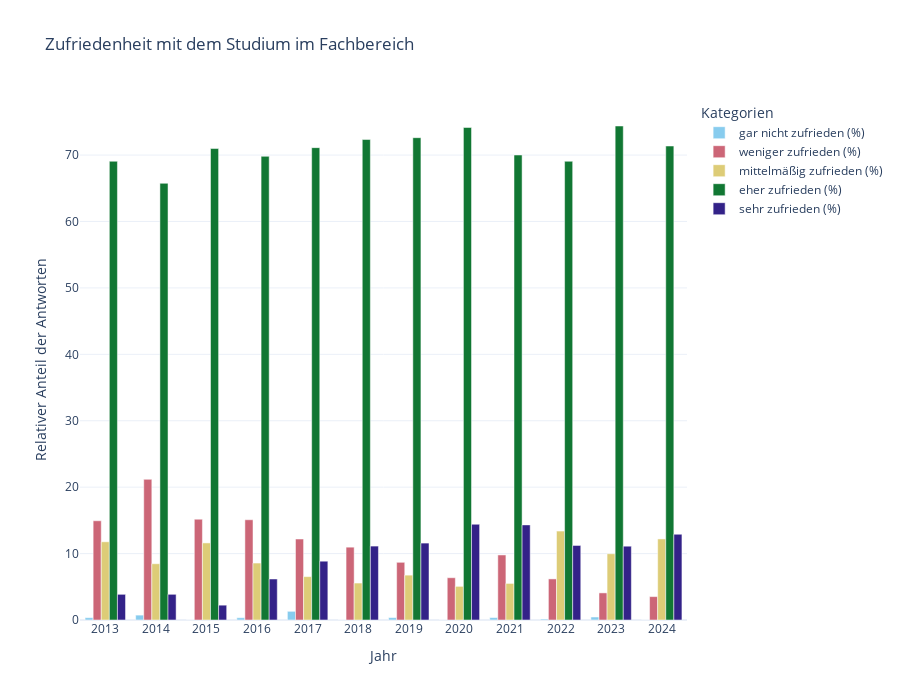

Here is the notebook cell this chart was saved with:
### Code cell
# Reihenfolge der Kategorien festlegen
category_order = [
    'gar nicht zufrieden (%)', 
    'weniger zufrieden (%)', 
    'mittelmäßig zufrieden (%)', 
    'eher zufrieden (%)', 
    'sehr zufrieden (%)'
]

# DataFrame umwandeln für Plotly
df_melted = df_rel.reset_index().melt(id_vars="Jahr", var_name="Category", value_name="sum")
df_melted.rename(columns={"index": "Jahr"}, inplace=True)

# Sicherstellen, dass 'Category' eine kategorische Variable mit der richtigen Reihenfolge ist
df_melted['Category'] = pd.Categorical(df_melted['Category'], categories=category_order, ordered=True)

# Sortiere den DataFrame nach Jahr und Category
df_melted = df_melted.sort_values(by=['Jahr', 'Category'])

# Gestapeltes Balkendiagramm mit Plotly erstellen
fig = px.bar(df_melted, x="Jahr", 
             y="sum", 
             color="Category", 
             title="Zufriedenheit mit dem Studium im Fachbereich", 
             color_discrete_sequence=px.colors.qualitative.Safe, 
             template="plotly_white", 
             barmode="group",
             labels={
                 'Jahr': 'Jahr', 
                 'sum': 'Relativer Anteil der Antworten',
                 'Category': 'Kategorien'
             })
fig.update_layout(height=700)
# Diagramm anzeigen
fig.show()

### Figure 1 — Plotly figure (JSON) as saved in the notebook; plotly's stock layout.template omitted (floating-point values rounded to 4 significant figures)
{"data": [{"alignmentgroup": "True", "hovertemplate": "Kategorien=gar nicht zufrieden (%)<br>Jahr=%{x}<br>Relativer Anteil der Antworten=%{y}<extra></extra>", "legendgroup": "gar nicht zufrieden (%)", "marker": {"color": "rgb(136, 204, 238)", "pattern": {"shape": ""}}, "name": "gar nicht zufrieden (%)", "offsetgroup": "gar nicht zufrieden (%)", "orientation": "v", "showlegend": true, "textposition": "auto", "type": "bar", "x": ["2013", "2014", "2015", "2016", "2017", "2018", "2019", "2020", "2021", "2022", "2023", "2024"], "xaxis": "x", "y": [0.3515, 0.7366, 0.0, 0.3431, 1.306, 0.0, 0.3619, 0.0, 0.3672, 0.1439, 0.4535, 0.0], "yaxis": "y"}, {"alignmentgroup": "True", "hovertemplate": "Kategorien=weniger zufrieden (%)<br>Jahr=%{x}<br>Relativer Anteil der Antworten=%{y}<extra></extra>", "legendgroup": "weniger zufrieden (%)", "marker": {"color": "rgb(204, 102, 119)", "pattern": {"shape": ""}}, "name": "weniger zufrieden (%)", "offsetgroup": "weniger zufrieden (%)", "orientation": "v", "showlegend": true, "textposition": "auto", "type": "bar", "x": ["2013", "2014", "2015", "2016", "2017", "2018", "2019", "2020", "2021", "2022", "2023", "2024"], "xaxis": "x", "y": [14.94, 21.18, 15.18, 15.09, 12.19, 10.97, 8.685, 6.364, 9.792, 6.187, 4.082, 3.521], "yaxis": "y"}, {"alignmentgroup": "True", "hovertemplate": "Kategorien=mittelmäßig zufrieden (%)<br>Jahr=%{x}<br>Relativer Anteil der Antworten=%{y}<extra></extra>", "legendgroup": "mittelmäßig zufrieden (%)", "marker": {"color": "rgb(221, 204, 119)", "pattern": {"shape": ""}}, "name": "mittelmäßig zufrieden (%)", "offsetgroup": "mittelmäßig zufrieden (%)", "orientation": "v", "showlegend": true, "textposition": "auto", "type": "bar", "x": ["2013", "2014", "2015", "2016", "2017", "2018", "2019", "2020", "2021", "2022", "2023", "2024"], "xaxis": "x", "y": [11.78, 8.471, 11.61, 8.576, 6.531, 5.565, 6.755, 5.065, 5.508, 13.38, 9.977, 12.21], "yaxis": "y"}, {"alignmentgroup": "True", "hovertemplate": "Kategorien=eher zufrieden (%)<br>Jahr=%{x}<br>Relativer Anteil der Antworten=%{y}<extra></extra>", "legendgroup": "eher zufrieden (%)", "marker": {"color": "rgb(17, 119, 51)", "pattern": {"shape": ""}}, "name": "eher zufrieden (%)", "offsetgroup": "eher zufrieden (%)", "orientation": "v", "showlegend": true, "textposition": "auto", "type": "bar", "x": ["2013", "2014", "2015", "2016", "2017", "2018", "2019", "2020", "2021", "2022", "2023", "2024"], "xaxis": "x", "y": [69.07, 65.75, 70.98, 69.81, 71.12, 72.34, 72.62, 74.16, 70.01, 69.06, 74.38, 71.36], "yaxis": "y"}, {"alignmentgroup": "True", "hovertemplate": "Kategorien=sehr zufrieden (%)<br>Jahr=%{x}<br>Relativer Anteil der Antworten=%{y}<extra></extra>", "legendgroup": "sehr zufrieden (%)", "marker": {"color": "rgb(51, 34, 136)", "pattern": {"shape": ""}}, "name": "sehr zufrieden (%)", "offsetgroup": "sehr zufrieden (%)", "orientation": "v", "showlegend": true, "textposition": "auto", "type": "bar", "x": ["2013", "2014", "2015", "2016", "2017", "2018", "2019", "2020", "2021", "2022", "2023", "2024"], "xaxis": "x", "y": [3.866, 3.867, 2.232, 6.175, 8.853, 11.13, 11.58, 14.42, 14.32, 11.22, 11.11, 12.91], "yaxis": "y"}], "layout": {"barmode": "group", "height": 700, "legend": {"title": {"text": "Kategorien"}, "tracegroupgap": 0}, "title": {"text": "Zufriedenheit mit dem Studium im Fachbereich"}, "xaxis": {"anchor": "y", "domain": [0, 1], "title": {"text": "Jahr"}}, "yaxis": {"anchor": "x", "domain": [0, 1], "title": {"text": "Relativer Anteil der Antworten"}}}}
